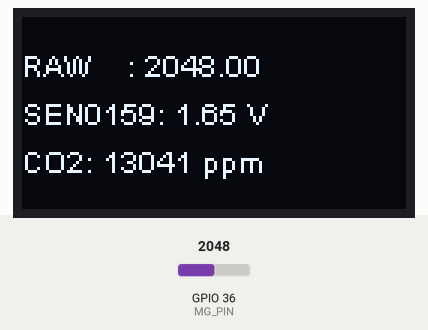
Simulated run of this sketch. Board: ESP32. Parts: 128×64 one-colour display. The test bench sets the inputs (shaded band); at power-on: GPIO 36 (MG_PIN) = 2048. What the sketch prints to the serial monitor is not drawn.

Above: at 2.1 s.
2.2 s: GPIO 36 (MG_PIN) set to 2866
At 4.2 s:
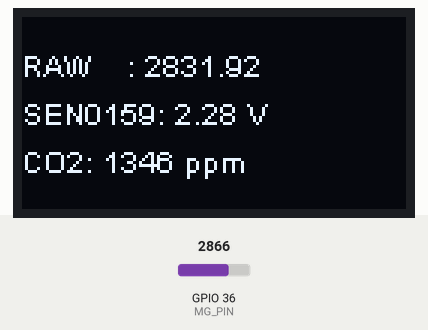
5.0 s: GPIO 36 (MG_PIN) set to 3603
At 6.4 s:
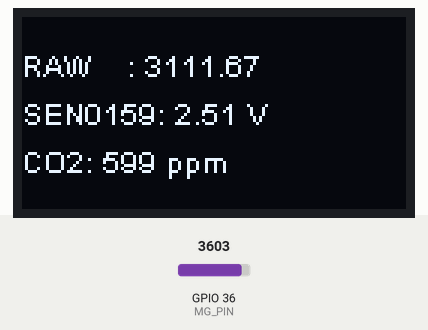
8.0 s: GPIO 36 (MG_PIN) set to 4095
At 10.8 s:
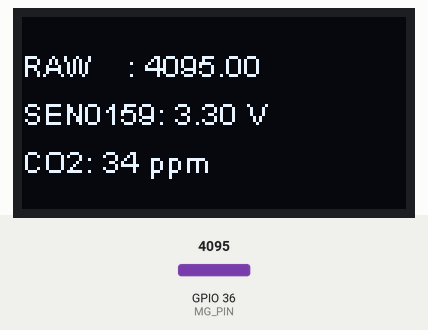
Timing chart, 0 to 12.3 s (numbered marks = the images above; inputs shaded):
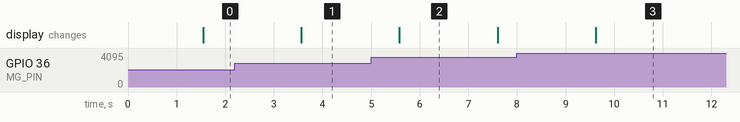

Measured:
- after the input at 2.2 s, the display: changes after 1.4 s (image 1)
- after the input at 5.0 s, the display: changes after 0.58 s (image 2)
- after the input at 8.0 s, the display: changes after 1.6 s (image 3)
- what the display in image 2 shows lasts 2.0 s, from 5.6 s to 7.6 s

The sketch:

CO2Sensor.ino
```cpp
/*******************Demo for MG-811 Gas Sensor Module V1.1*****************************
Author:  Tiequan Shao: tiequan.shao@sandboxelectronics.com
         Peng Wei:     peng.wei@sandboxelectronics.com

Lisence: Attribution-NonCommercial-ShareAlike 3.0 Unported (CC BY-NC-SA 3.0)

Note:    This piece of source code is supposed to be used as a demostration ONLY. More
         sophisticated calibration is required for industrial field application.

                                                    Sandbox Electronics    2012-05-31
************************************************************************************/
#include "Arduino.h"
#include "heltec.h"

#define       INPUT_VOLT                    (3.3)
#define       INPUT_RANGE                   (4095)
/************************Hardware Related Macros************************************/
#define         MG_PIN                       (36)     //define which analog input channel you are going to use
#define         BOOL_PIN                     (2)
#define         DC_GAIN                      (8.5)   //define the DC gain of amplifier

/***********************Software Related Macros************************************/
#define         READ_SAMPLE_INTERVAL         (50)    //define how many samples you are going to take in normal operation
#define         READ_SAMPLE_TIMES            (30)     //define the time interval(in milisecond) between each samples in normal operation
#define         READ_SAMPLE_DROP             (3)

/**********************Application Related Macros**********************************/
//These two values differ from sensor to sensor. user should derermine this value.
#define         ZERO_POINT_VOLTAGE           (2.62/DC_GAIN) //define the output of the sensor in volts when the concentration of CO2 is 400PPM
#define         REACTION_VOLTGAE             (0.030) //define the voltage drop of the sensor when move the sensor from air into 1000ppm CO2

/*****************************Globals***********************************************/
float           CO2Curve[3]  =  {2.602,ZERO_POINT_VOLTAGE,(REACTION_VOLTGAE/(2.602-3))};
                                                     //two points are taken from the curve.
                                                     //with these two points, a line is formed which is
                                                     //"approximately equivalent" to the original curve.
                                                     //data format:{ x, y, slope}; point1: (lg400, 0.324), point2: (lg4000, 0.280)
                                                     //slope = ( reaction voltage ) / (log400 –log1000)

void setup()
{
    //Serial.begin(115200);
    //delay(10);                              //UART setup, baudrate = 9600bps
//    pinMode(BOOL_PIN, INPUT);                        //set pin to input
//    digitalWrite(BOOL_PIN, HIGH);                    //turn on pullup resistors
Heltec.begin(true /*DisplayEnable Enable*/, false /*LoRa Disable*/, true /*Serial Enable*/);


  Heltec.display->flipScreenVertically();
  Heltec.display->setFont(ArialMT_Plain_10);
  Heltec.display->drawString(0, 0, "MG-811 Demostration");
   //Serial.print("MG-811 Demostration\n");
}

void loop()
{
    int percentage;
    float volts;
    Heltec.display->clear();
    volts = MGRead(MG_PIN);
    String text="RAW    : ";
    text.concat(volts);
    Heltec.display->drawString(0, 10, text.c_str());

    volts=volts*INPUT_VOLT/INPUT_RANGE;
    text="SEN0159: ";
    text.concat(volts);
    text.concat(" V");
    Heltec.display->drawString(0, 26, text.c_str());

    Serial.print( "SEN0159:" );
    Serial.print(volts);
    Serial.print( "V           " );
    percentage = MGGetPercentage(volts,CO2Curve);
    Serial.print("CO2: ");
    text="CO2: ";
    if (percentage == -1) {
        Serial.print( "<400" );
        text.concat("<400");
    } else {
        Serial.print(percentage);
        text.concat(percentage);
    }

    Serial.print( "ppm" );
    text.concat(" ppm");
    Serial.print("\n");
    Heltec.display->drawString(0, 42, text.c_str());
    Heltec.display->display();
/*
    if (digitalRead(BOOL_PIN) ){
        Serial.print( "=====BOOL is HIGH======" );
    } else {
        Serial.print( "=====BOOL is LOW======" );
    }
*/
    Serial.print("\n");

    delay(500);
}

/*****************************  MGRead *********************************************
Input:   mg_pin - analog channel
Output:  output of SEN-000007
Remarks: This function reads the output of SEN-000007
************************************************************************************/
float MGReadold(int mg_pin)
{
    int i;
    float v=0;

    for (i=0;i<READ_SAMPLE_TIMES;i++) {
        v += analogRead(mg_pin);
        delay(READ_SAMPLE_INTERVAL);
    }
    v = (v/READ_SAMPLE_TIMES) *5/1024 ;
    return v;
}


float MGRead(int mg_pin)
{
    int i;
    int d;
    int j=0;
    float buffer[READ_SAMPLE_TIMES];
    float v=0;
    for (i=0;i<READ_SAMPLE_TIMES;i++) buffer[i]=0;
    for (i=0;i<READ_SAMPLE_TIMES;i++) {
        v=0;
        while (v==0) v=analogRead(mg_pin);
        delay(READ_SAMPLE_INTERVAL);
        j=0;
        while (j<READ_SAMPLE_TIMES && buffer[j]!=0 && buffer[j]<v) j++;
        if (buffer[j]!=0) {
          int k=0;
          for (k=READ_SAMPLE_TIMES-1;k>j;k--) buffer[k]=buffer[k-1];
        }
        buffer[j]=v;
    }

    float total=0;
    j=0;
    for (i=READ_SAMPLE_DROP;i<READ_SAMPLE_TIMES-READ_SAMPLE_DROP;i++) {
      total += buffer[i];
      j++;
    }
    v = (total/j);
    return v;
}
/*****************************  MQGetPercentage **********************************
Input:   volts   - SEN-000007 output measured in volts
         pcurve  - pointer to the curve of the target gas
Output:  ppm of the target gas
Remarks: By using the slope and a point of the line. The x(logarithmic value of ppm)
         of the line could be derived if y(MG-811 output) is provided. As it is a
         logarithmic coordinate, power of 10 is used to convert the result to non-logarithmic
         value.
************************************************************************************/
int  MGGetPercentage(float volts, float *pcurve)
{
    Serial.print((volts/DC_GAIN));
    Serial.print(" ");
    Serial.print(pcurve[0]);
    Serial.print(" ");
    Serial.print(pcurve[1]);
    Serial.print(" ");
    Serial.print(pcurve[2]);
    Serial.print(" ");
    Serial.print(((volts/DC_GAIN)-pcurve[1]));
    Serial.print(" ");
    Serial.print(pow(10, ((volts/DC_GAIN)-pcurve[1])/pcurve[2]+pcurve[0]));
    Serial.print(" ");
    Serial.println(((volts/DC_GAIN)-pcurve[1])/pcurve[2]+pcurve[0]);
  /* if ((volts/DC_GAIN )>=ZERO_POINT_VOLTAGE) {
      return -1;
   } else {
*/
      return pow(10, ((volts/DC_GAIN)-pcurve[1])/pcurve[2]+pcurve[0]);
   //}
}
```
